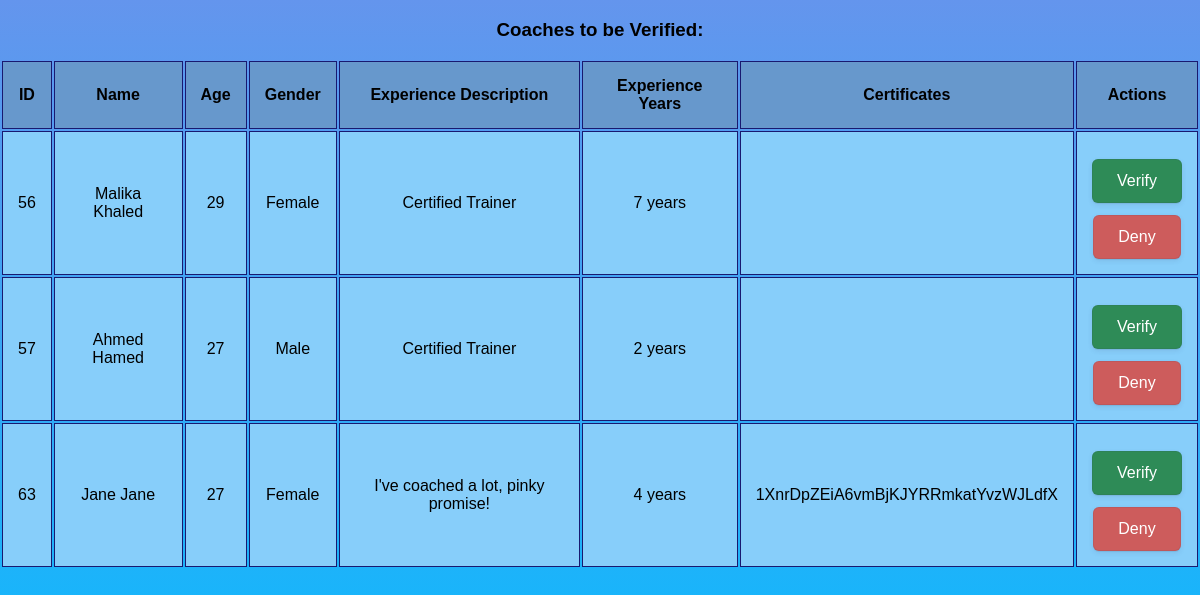
/admin, run on an earlier commit of the app's database.
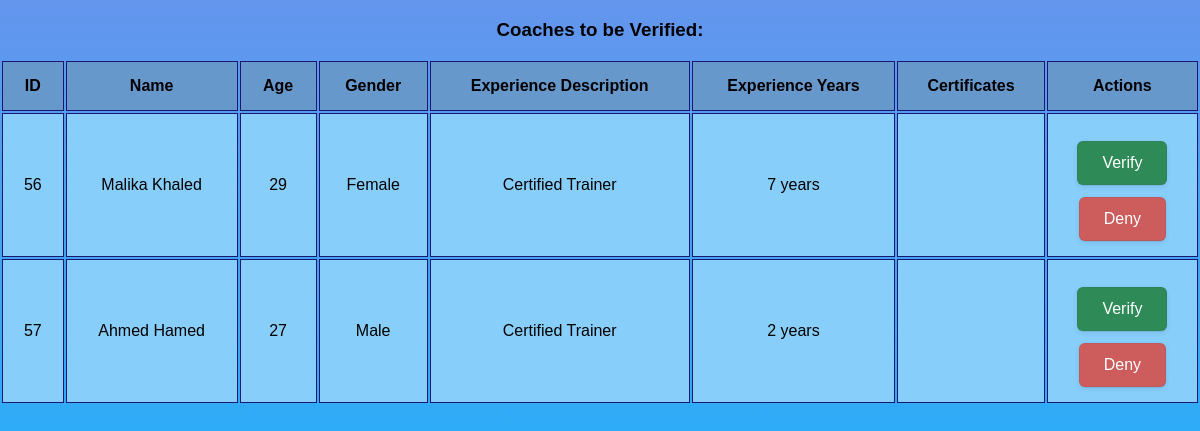
And on a later commit of the database.
### tables this page shows
CREATE TABLE `User` (`User_ID`, `Name`, `Email`, `Password`, `Role`, `Age`, `Gender`, `Profile_picture`, `Interests`);

CREATE TABLE `Coach` (`Coach_ID`, `Verified`, `Description`, `Experience`, `Certificates`);

### app.py (the view)
@app.route('/admin', methods=["GET", "POST"])
def unverifiedCoaches():
    conn = get_db_connection()
    unverified_Coaches = conn.execute('SELECT * FROM Coach JOIN User ON User_ID=Coach_ID '
                                      'WHERE Verified = "FALSE"').fetchall()
    conn.close()
    return render_template("verifyCoaches.html", coaches=unverified_Coaches)

### app.py (called while the page is built)
def get_db_connection():
    conn = sqlite3.connect(DATABASE)
    conn.row_factory = sqlite3.Row
    return conn

### templates/verifyCoaches.html (shortened to what this page needs)
<!DOCTYPE html>
<html lang="en">
<head>
    <link rel="stylesheet" href="{{ url_for('static', filename='coachverification.css') }}">
</head>
<body>
    <h3>Coaches to be Verified:</h3>
    <table style="width:100%">
        <tr>
            <th>ID</th>
            <th>Name</th>
            <th>Age</th>
            <th>Gender</th>
            <th>Experience Description</th>
            <th>Experience Years</th>
            <th>Certificates</th>
            <th>Actions</th>
        </tr>
        {%for coach in coaches%}
            <tr>
                <td>{{ coach[0] }}</td>
                <td>{{ coach[6] }}</td>
                <td>{{ coach[10] }}</td>
                <td>{{ coach[11] }}</td>
                <td>{{ coach[2] }}</td>
                <td>{{ coach[3] }}</td>
                <td>{{ coach[4] }}</td>
                <td>
                    <form method="POST" action="/verify_coach">
                    <button type="submit" class="verify">Verify</button>
                    </form>
                    <form method="POST" action="/deny_coach">
                    <button type="submit" class="deny">Deny</button>
                    </form>
                </td>
            </tr>
    {%endfor%}
    </table>
</body>
</html>

### static/coachverification.css (style rules this page uses)
body { margin: 0; padding: 0; background: linear-gradient(to bottom, cornflowerblue, deepskyblue); font-family: sans-serif; min-height: 100vh; display: flex; flex-direction: column; justify-content: stretch; align-items: center; }
th, td { border: 1px solid midnightblue; padding: 15px; text-align: center; vertical-align: middle; }
th { background-color: #6798CC; }
td { background-color: lightskyblue; }
button { backface-visibility: hidden; background-color: #405cf5; border-radius: 6px; border-width: 0; box-shadow: rgba(50, 50, 93, 0.1) 0 0 0 1px inset, rgba(50, 50, 93, 0.1) 0 2px 5px 0, rgba(0, 0, 0, 0.07) 0 1px 1px 0; color: #fff; cursor: pointer; font-family: sans-serif; font-size: 100%; height: 44px; line-height: 1.15; margin: 12px 0 0; padding: 0 25px; position: relative; text-align: center; touch-action: manipulation; }
.verify { background-color: seagreen; }
.deny { background-color: indianred; }

What changed in the data, as far as the page shows it:
removed User: Coach_ID "63", Name "Jane Jane", Age "27", Gender "Female", Description "I've coached a lot, pinky promise!", Experience "4 years", Certificates "1XnrDpZEiA6vmBjKJYRRmkatYvzWJLdfX"
